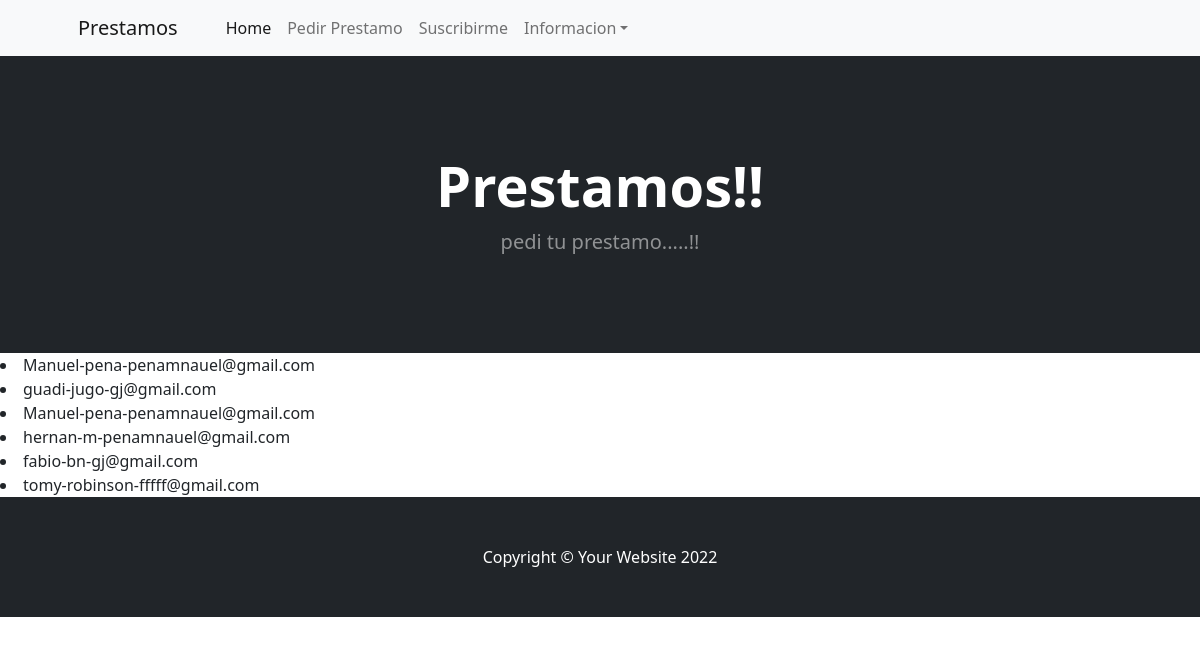
The page /App1/leerSusc/ on the database as committed earlier.
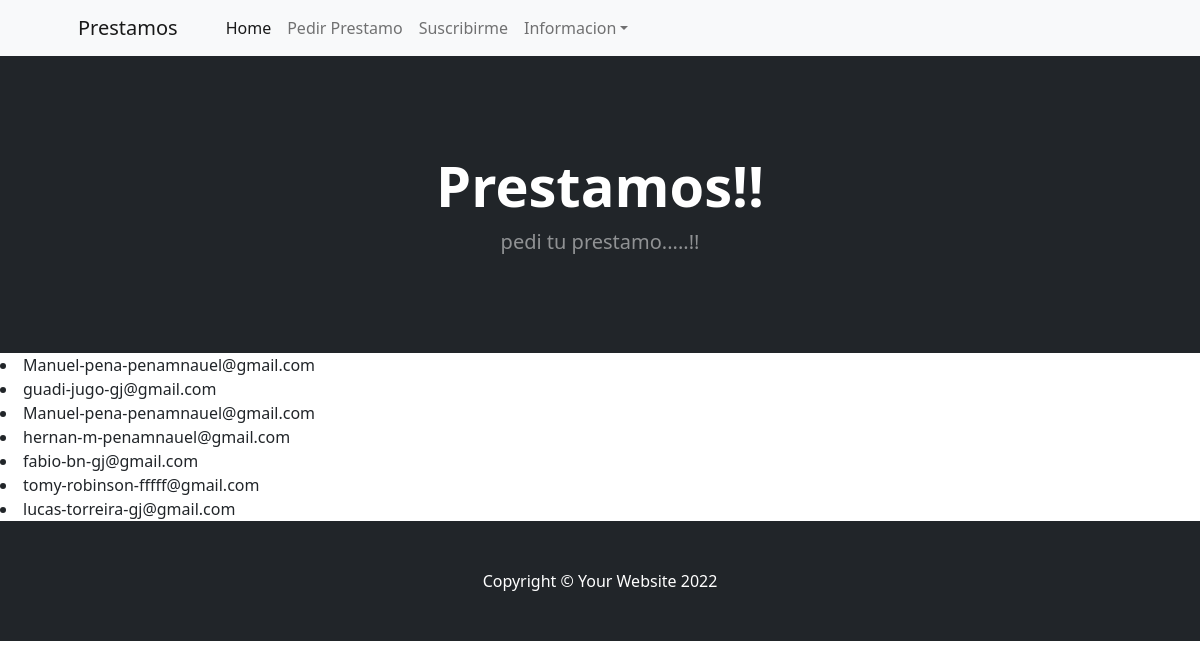
The same page on the database as committed later.
### App1/models.py (models this page shows)
class Suscripcion(models.Model):
    nombreSuscripcion = models.CharField(max_length=40)
    apellidoSuscripcion = models.CharField(max_length=40)
    emailSuscripcion = models.EmailField()
    contraSuscripcion = models.CharField(max_length=40, blank=True)
    def __str__(self):
        return self.nombreSuscripcion + "-" + self.apellidoSuscripcion + "-" + self.emailSuscripcion

### App1/views.py (the view)
# urls.py: path('leerSusc/', leerSuscriptores),
def leerSuscriptores(request):
    suscriptores= Suscripcion.objects.all()
    contexto={'suscriptores':suscriptores}
    return render(request, 'App1/leerSuscriptores.html', contexto)

### templates/App1/leerSuscriptores.html (shortened to what this page needs)
{% extends 'index.html' %}
{% block inicio %}
{% for p in suscriptores%}
    <li>{{p}}</li>
{% endfor %}
{% endblock inicio %}

Rows that differ between the two databases and show on the page:
added Suscripcion: nombreSuscripcion+apellidoSuscripcion+emailSuscripcion "lucas-torreira-gj@gmail.com"
